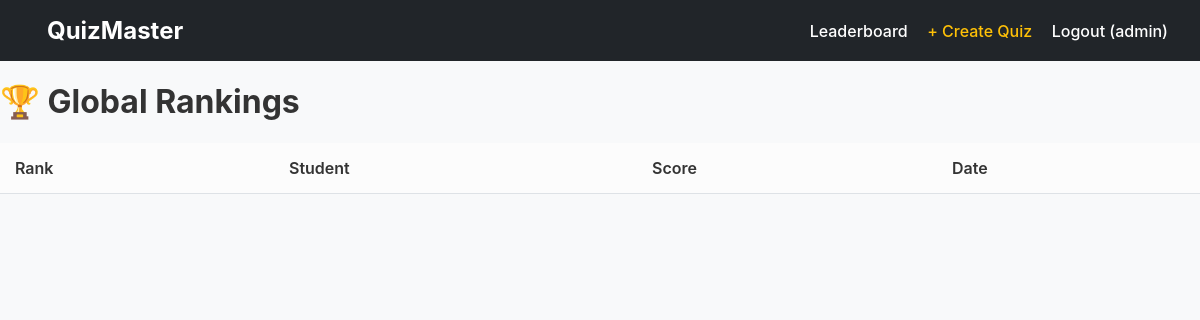
Before: /quizzes/leaderboard/ (signed in) with the older database file.
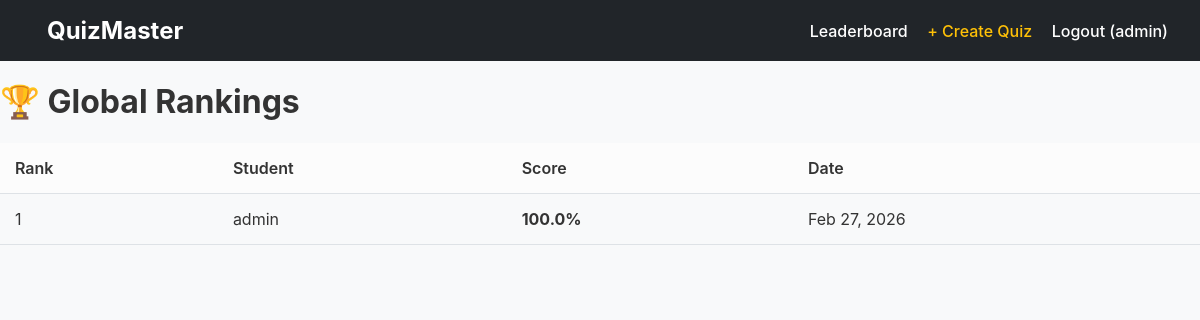
After: the same page with the newer database file.
### accounts/models.py (models this page shows, shortened)
class User(AbstractUser):
    is_teacher = models.BooleanField(default=False)

### quizzes/models.py (models this page shows, shortened)
class Attempt(models.Model):
    student = models.ForeignKey(settings.AUTH_USER_MODEL, on_delete=models.CASCADE, related_name='attempts')
    quiz = models.ForeignKey(Quiz, on_delete=models.CASCADE, related_name='attempts')
    score = models.FloatField(default=0.0)
    completed_at = models.DateTimeField(auto_now_add=True)

### quizzes/views.py (the view)
# urls.py: path('leaderboard/', views.leaderboard_view, name='leaderboard'),
def leaderboard_view(request):
    attempts = Attempt.objects.select_related('student').order_by('-score')[:10]
    return render(request, 'leaderboard.html', {'attempts': attempts})

### quizzes/templates/leaderboard.html (shortened to what this page needs)
{% extends "base.html" %}
{% block content %}
    <h1>🏆 Global Rankings</h1>
    <table>
        <thead>
            <tr>
                <th>Rank</th>
                <th>Student</th>
                <th>Score</th>
                <th>Date</th>
            </tr>
        </thead>
        <tbody>
            {% for attempt in attempts %}
            <tr>
                <td>{{ forloop.counter }}</td>
                <td>{{ attempt.student.username }}</td>
                <td><strong>{{ attempt.score }}%</strong></td>
                <td>{{ attempt.completed_at|date:"M d, Y" }}</td>
            </tr>
            {% endfor %}
        </tbody>
    </table>
{% endblock %}

### quizzes/templates/base.html (shortened to what this page needs)
{% load static %}
<!DOCTYPE html>
<html lang="en">
<head>
    <link rel="stylesheet" href="{% static 'css/style.css' %}">
</head>
<body>
<nav class="navbar">
    <a href="{% if user.is_authenticated %}{% url 'login-success' %}{% else %}{% url 'login' %}{% endif %}"
       style="font-size: 1.5rem; font-weight: bold; text-decoration: none; color: white;">
       QuizMaster
    </a>
    <div>
        <a href="{% url 'leaderboard' %}">Leaderboard</a>
        {% if user.is_authenticated %}
            {% if user.is_teacher %}
                <a href="{% url 'create-quiz' %}" style="color: var(--gold); margin-left: 15px;">+ Create Quiz</a>
            {% endif %}
            <form action="{% url 'logout' %}" method="post" style="display: inline; margin-left: 15px;">
                <button type="submit" style="background: none; border: none; color: white; cursor: pointer; font-family: inherit; font-size: inherit; padding: 0; font-weight: 500;">
                    Logout ({{ user.username }})
                </button>
            </form>
        {% else %}
            <a href="{% url 'login' %}" style="margin-left: 15px;">Login</a>
        {% endif %}
    </div>
</nav>
<div class="container">
    {% block content %}
    {% endblock %}
</div>
</body>
</html>

### quizzes/static/css/style.css (style rules this page uses)
:root { --primary: #007bff; --primary-hover: #0056b3; --success: #28a745; --gold: #ffc107; --dark: #212529; --light-bg: #f8f9fa; --border: #dee2e6; --shadow: 0 4px 12px rgba(0,0,0,0.05); --card-shadow: 0 10px 25px rgba(0, 0, 0, 0.1); }
* { box-sizing: border-box; }
body { font-family: 'Inter', system-ui, -apple-system, sans-serif; background-color: var(--light-bg); margin: 0; color: #333; }
.navbar { background: var(--dark); padding: 1rem 2rem; display: flex; justify-content: space-between; align-items: center; color: white; }
.navbar a { color: white; text-decoration: none; margin-left: 15px; font-weight: 500; transition: color 0.2s; }
table { width: 100%; border-collapse: collapse; margin-top: 20px; }
th, td { padding: 15px; text-align: left; border-bottom: 1px solid var(--border); }
th { background-color: #fcfcfc; font-weight: 600; }

Changed rows visible on the page:
added Attempt: student.username "admin", score "100.0", completed_at "Feb 27, 2026"
